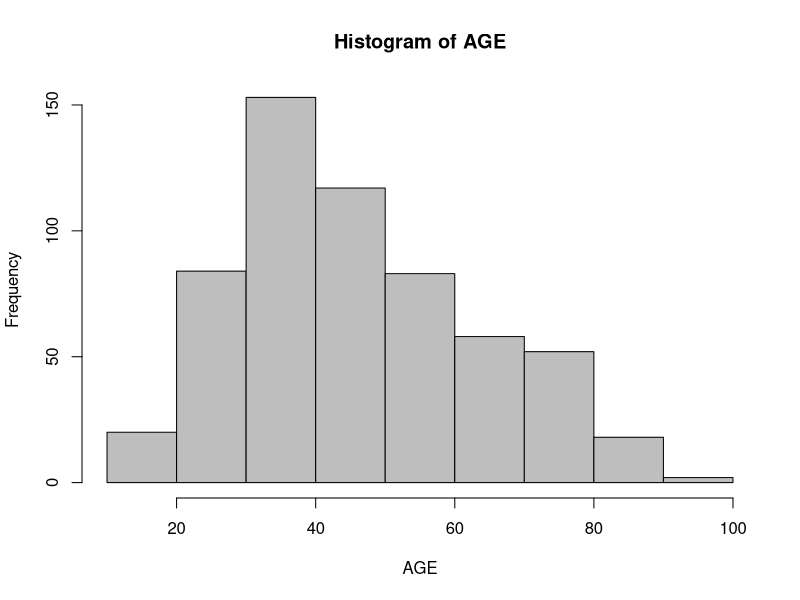
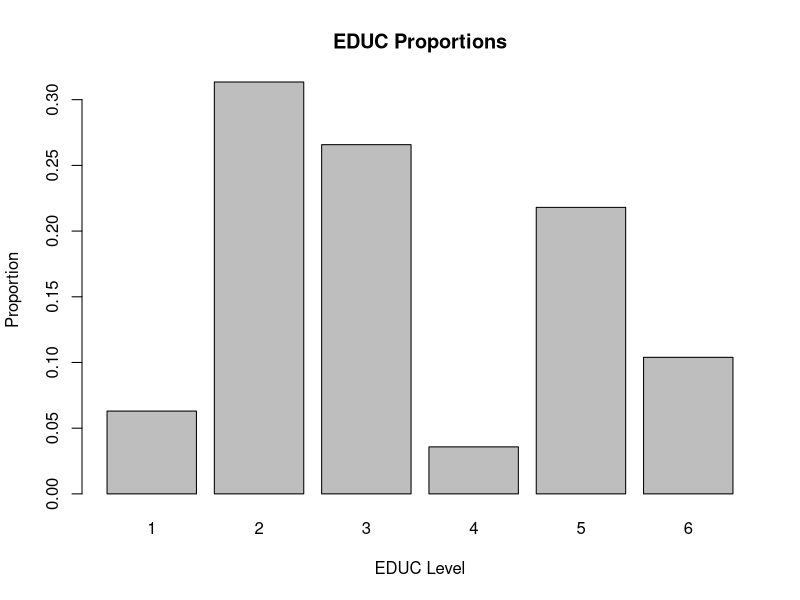
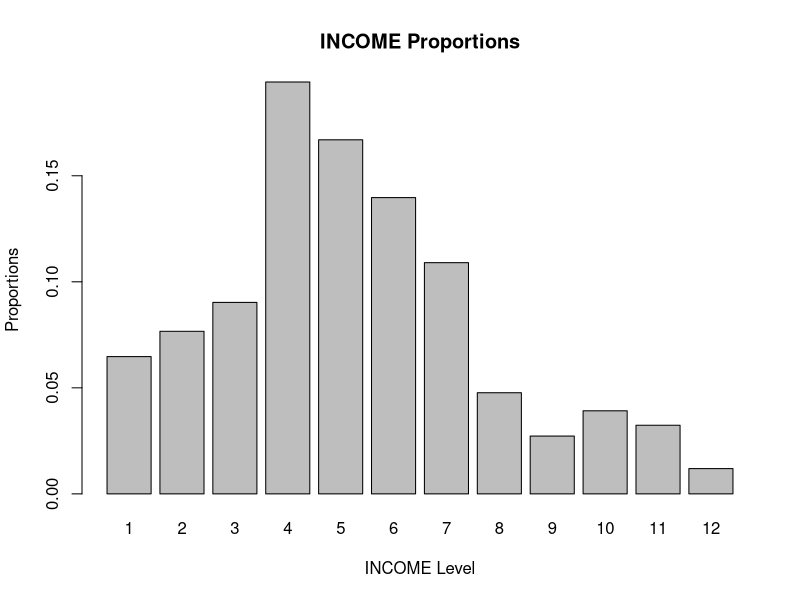
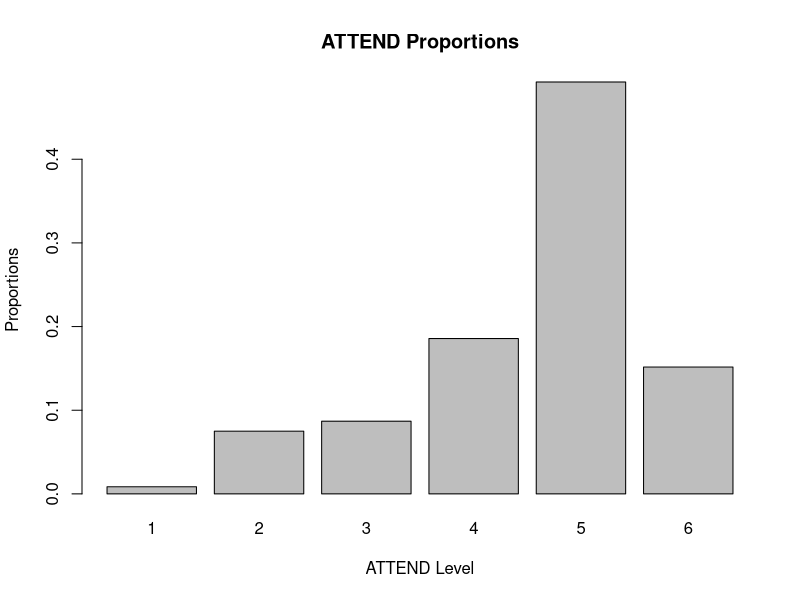
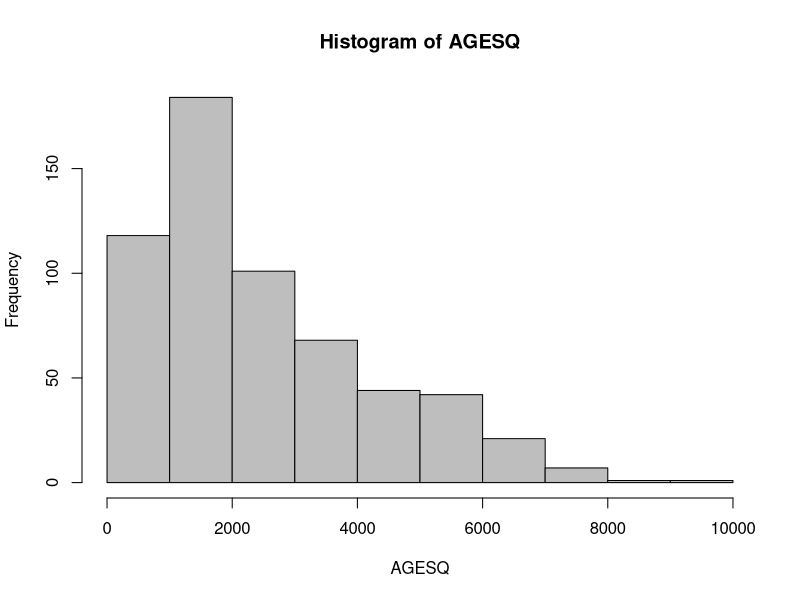
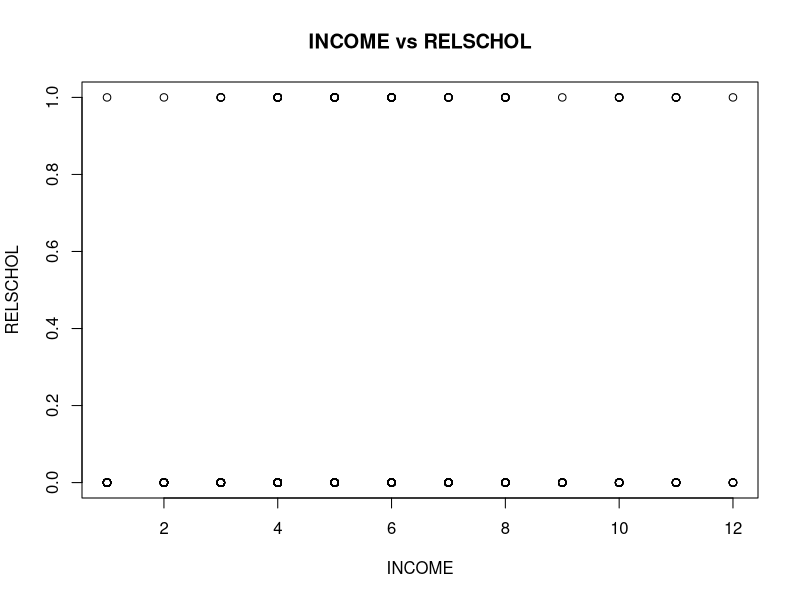
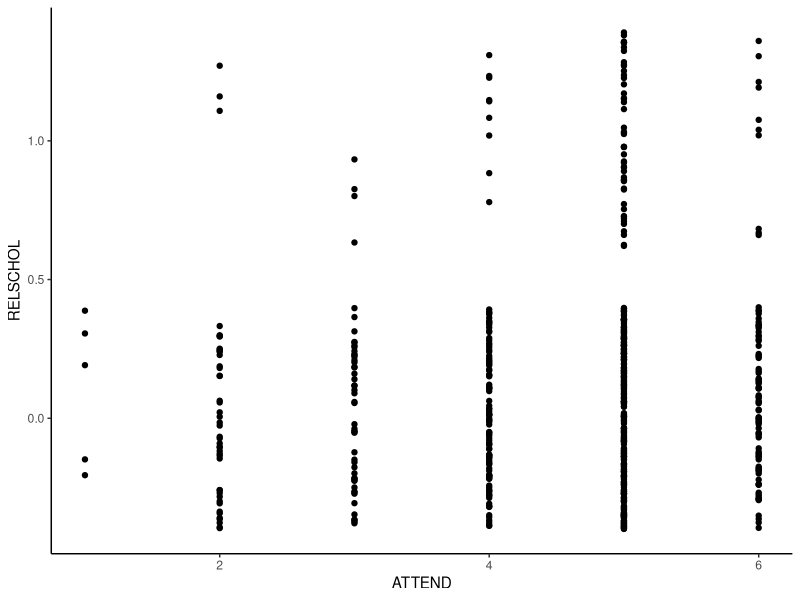
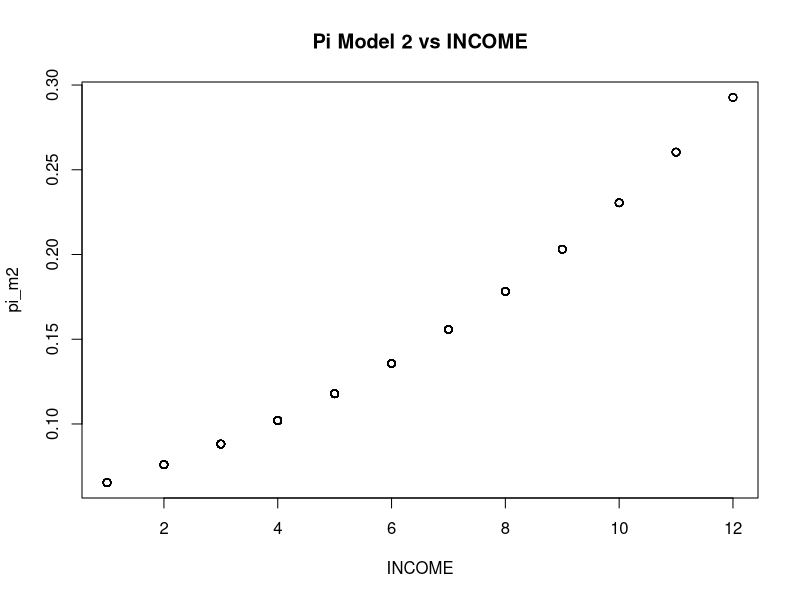

These figures' R source, in order:
## ---- chunk 1
knitr::opts_chunk$set(echo = FALSE, warning = FALSE, message = FALSE)
## ---- chunk 2
library(readr)
library(tidyr)
library(dplyr)
library(ggplot2)
library(knitr)
## ---- chunk 3
rdf <- read_csv("RELIGION.csv")
## ---- chunk 4
one_prop <- read_csv("prop_table.csv")
## ---- chunk 5
op <- table(one_prop$TWD, one_prop$SEX)
kable(op)
## ---- chunk 6
men_prob <- round(30 / (30 + 10), digits = 3)
female_prob <- round(34 / (34 + 6), digits = 3)
## ---- chunk 7
men_twd_odds <- men_prob / (1 - men_prob)
women_twd_odds <- female_prob / (1 - female_prob)
m_or_w_twd <- men_twd_odds / women_twd_odds
## ---- chunk 8
glimpse(rdf, width = 50)
## ---- chunk 9
rdf <- rdf %>%
  filter(!is.na(INCOME),!is.na(AGE),!is.na(EDUC),!is.na(AGESQ))
## ---- chunk 10
kable(table(rdf$SEX))
## ---- chunk 11
hist(rdf$AGE,
     main = "Histogram of AGE",
     xlab = "AGE",
     col = "grey")
## ---- chunk 12
barplot(prop.table(table(rdf$EDUC)),
        main = "EDUC Proportions",
        xlab = "EDUC Level",
        ylab = "Proportion")
## ---- chunk 13
barplot(prop.table(table(rdf$INCOME)),
        main = "INCOME Proportions",
        xlab = "INCOME Level",
        ylab = "Proportions")
## ---- chunk 14
kable(table(rdf$RELSCHOL))
## ---- chunk 15
kable(table(rdf$MARRIED))
## ---- chunk 16
barplot(prop.table(table(rdf$ATTEND)),
        main = "ATTEND Proportions",
        xlab = "ATTEND Level",
        ylab = "Proportions")
## ---- chunk 17
hist(rdf$AGESQ, main = "Histogram of AGESQ", xlab = "AGESQ", col = "grey")
## ---- chunk 18
kable(table(rdf$RACE))
## ---- chunk 19
prop.table(table(rdf$RELSCHOL, dnn = "RELSCHOL"))
## ---- chunk 20
table(rdf$RELSCHOL, rdf$RACE, dnn = c("RELSCHOL", "RACE"))
## ---- chunk 21
white_rel <- round(51 / (51 + 437), digits = 3)
non_white_rel <- round(25 / (25 + 74), digits = 3)

white_relig <- round(white_rel / (1 - white_rel), digits = 3)
non_white_relig <- round(non_white_rel / (1 - non_white_rel), digits = 3)
wr_or_nwr <- round(white_relig / non_white_relig, digits = 3)
## ---- chunk 22
plot(
  rdf$INCOME,
  rdf$RELSCHOL,
  main = "INCOME vs RELSCHOL",
  xlab = "INCOME",
  ylab = "RELSCHOL"
)
## ---- chunk 23
table(rdf$INCOME, rdf$RELSCHOL, dnn = c("INCOME", "RELSCHOL"))
## ---- chunk 24
rdf$D_INCOME <- ifelse(rdf$INCOME <= 3, 1, 0)
## ---- chunk 25
table(rdf$RELSCHOL, rdf$D_INCOME, dnn = c("RELSCHOL", "D_INCOME"))
## ---- chunk 26
low_rel <- round(6 / 130, digits = 3)
high_rel <- round(70 / (70 + 381), digits = 3)

low_rel_odds <- round(low_rel / (1 - low_rel), digits = 3)
high_rel_odds <- round(high_rel / (1 - high_rel), digits = 3)

l_or_h_odds_r <- round(low_rel_odds / high_rel_odds, digits = 3)
## ---- chunk 27
rdf %>%
  ggplot(aes(x = ATTEND, y = RELSCHOL)) +
  geom_jitter(width = 0) +
  theme_classic()
## ---- chunk 28
table(rdf$ATTEND, rdf$RELSCHOL, dnn = c("ATTEND", "RELSCHOL"))
## ---- chunk 29
rdf$D_ATTEND <- ifelse(rdf$ATTEND <= 4, 1, 0)
## ---- chunk 30
m1 <- glm(RELSCHOL ~ RACE, data = rdf, family = binomial)
summary(m1)
## ---- chunk 31
m1BIC <- round(BIC(m1), digits = 3)
## ---- chunk 32
odds_direction <- round(exp(-1.0629) - 1, digits = 3)
## ---- chunk 33
logit_m1 <- -1.0852 + -1.0629 * rdf$RACE
pi_m1 <- exp(logit_m1) / (1 + exp(logit_m1))
## ---- chunk 34
m2 <- glm(RELSCHOL ~ INCOME, data = rdf, family = binomial)
summary(m2)
## ---- chunk 35
m2BIC <- round(BIC(m2), digits = 3)
## ---- chunk 36
income_odds_perc <- round(exp(0.16157) - 1, digits = 3)
## ---- chunk 37
logit_m2 <- -2.821162 + 0.16157 * rdf$INCOME
pi_m2 <- exp(logit_m2) / (1 + exp(logit_m2))

plot(rdf$INCOME, pi_m2, main = "Pi Model 2 vs INCOME", xlab = "INCOME")
## ---- chunk 38
m3 <- glm(RELSCHOL ~ ATTEND, data = rdf, family = binomial)
summary(m3)
## ---- chunk 39
m3BIC <- round(BIC(m3), digits = 3)
## ---- chunk 40
attend_odds_perc <- round(exp(0.2586) - 1, digits = 3)
## ---- chunk 41
logit_m3 <- -3.1079 + 0.2586 * rdf$ATTEND
pi_m3 <- exp(logit_m3) / (1 + exp(logit_m3))

plot(rdf$ATTEND, pi_m3, main = "Pi Model 3 vs ATTEND", xlab = "ATTEND")
## ---- chunk 42
m4 <- glm(RELSCHOL ~ RACE + INCOME + ATTEND, data = rdf, family = binomial)
summary(m4)
## ---- chunk 43
m4BIC <- round(BIC(m4), digits = 3)
## ---- chunk 44
race_odds_change <- round(exp(-1.28254) - 1, digits = 3)
income_odds_change <- round(exp(0.19993) - 1, digits = 3)
attend_odds_change <- round(exp(0.33080) - 1, digits = 3)
## ---- chunk 45
logit_m4 <- -3.57539 + -1.28254 * rdf$RACE + 0.19993 * rdf$INCOME + 0.33080 * rdf$ATTEND
pi_m4 <- exp(logit_m4) / (1 + exp(logit_m4))
## ---- chunk 46
# Odds White Student
logit_m4_white <- -3.57539 - 1.28254 * 1 + 0.19993 * 4 + 0.33080 * 5
odds_white_m4 <- round(exp(logit_m4_white), digits = 3)

# Odds Non-White
logit_m4_nonwhite <- -3.57539 - 1.28254 * 0 + 0.19993 * 4 + 0.33080 * 5
odds_nonwhite_m4 <- round(exp(logit_m4_nonwhite), digits = 3)
## ---- chunk 47
adjusted_odds_ratio <- round(odds_white_m4 / odds_nonwhite_m4, digits = 3)
## ---- chunk 48
pi_m1_threhold <- ifelse(pi_m1 >= 0.5, 1, 0)
pi_m2_threhold <- ifelse(pi_m2 >= 0.5, 1, 0)
pi_m3_threhold <- ifelse(pi_m3 >= 0.5, 1, 0)
pi_m4_threhold <- ifelse(pi_m4 >= 0.5, 1, 0)
## ---- chunk 49
table(rdf$RELSCHOL, pi_m1_threhold, dnn = c("RELSCHOL", "PREDICT"))
## ---- chunk 50
table(rdf$RELSCHOL, pi_m2_threhold, dnn = c("RELSCHOL", "PREDICT"))
## ---- chunk 51
table(rdf$RELSCHOL, pi_m3_threhold, dnn = c("RELSCHOL", "PREDICT"))
## ---- chunk 52
table(rdf$RELSCHOL, pi_m4_threhold, dnn = c("RELSCHOL", "PREDICT"))
